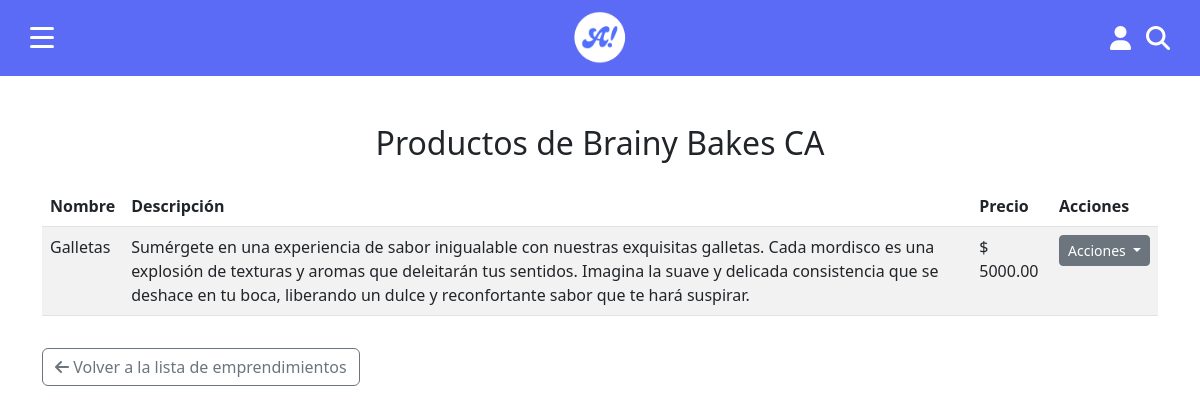
Before: /emprendedores/4/productos/ with the older database file.
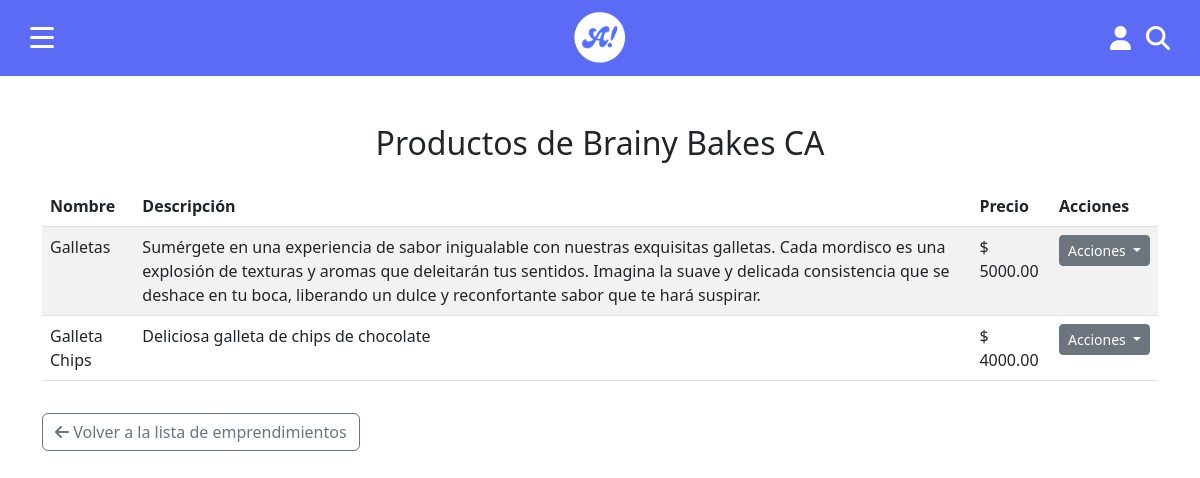
After: the same page with the newer database file.
### RegistroEmprendedores/models.py (models this page shows, shortened)
class Entrepreneur(TimeStampedModel): # CAMBIO: Se hereda
    user = models.ForeignKey(settings.AUTH_USER_MODEL, on_delete=models.CASCADE, default=1)
    business_name = models.CharField(max_length=255)
    location = models.CharField(max_length=255, blank=True, null=True)
    description = models.TextField(blank=True, null=True)
    lunes_inicio = models.TimeField(blank=True, null=True)
    lunes_fin = models.TimeField(blank=True, null=True)
    martes_inicio = models.TimeField(blank=True, null=True)
    martes_fin = models.TimeField(blank=True, null=True)
    miercoles_inicio = models.TimeField(blank=True, null=True)
    miercoles_fin = models.TimeField(blank=True, null=True)
    jueves_inicio = models.TimeField(blank=True, null=True)
    jueves_fin = models.TimeField(blank=True, null=True)
    viernes_inicio = models.TimeField(blank=True, null=True)
    viernes_fin = models.TimeField(blank=True, null=True)
    contact_info = models.CharField(max_length=255, blank=True, null=True)
    logo = models.ImageField(upload_to='logos/', blank=True, null=True)

class Product(TimeStampedModel): # CAMBIO: Se hereda
    entrepreneur = models.ForeignKey(Entrepreneur, on_delete=models.CASCADE, related_name='products')
    name = models.CharField(max_length=255)
    price = models.DecimalField(max_digits=10, decimal_places=2)
    category = models.CharField(max_length=100)
    description = models.TextField()
    image_url = models.URLField(blank=True, null=True) # Nuevo campo para URL de Cloudinary

### RegistroEmprendedores/views.py (the view)
# urls.py: path('emprendedores/<int:pk>/productos/', views.view_products, name='view_products'),
def view_products(request, pk):
    entrepreneur = get_object_or_404(Entrepreneur, pk=pk)
    products = Product.objects.filter(entrepreneur=entrepreneur)
    return render(request, 'view_products.html', {'entrepreneur': entrepreneur, 'products': products})

### RegistroEmprendedores/templates/view_products.html (shortened to what this page needs)
{% load static %}
<!DOCTYPE html>
<html lang="es">
<head>
  <link href="https://cdn.jsdelivr.net/npm/bootstrap@5.3.0/dist/css/bootstrap.min.css" rel="stylesheet">
  <link rel="stylesheet" type="text/css" href="{% static 'cuentas/css/style.css' %}">
  <link rel="stylesheet" href="{% static 'negocios/css/carrusel.css' %}">
  <link rel="stylesheet" href="https://cdnjs.cloudflare.com/ajax/libs/font-awesome/6.4.2/css/all.min.css">
</head>
<body>
  <div class="top-bar">
    <div class="contenedor-izquierda">
      <div class="icono-menu" id="icono-menu">
        <div class="linea"></div>
        <div class="linea"></div>
        <div class="linea"></div>
      </div>
    </div>
    <img src="{% static 'cuentas/img/logo.png' %}" alt="Logo" class="logo">
    <div class="iconos-derecha">
      <i id="icono-usuario" class="fa-solid fa-user"></i>
      <i class="fa-solid fa-magnifying-glass"></i>
    </div>
  </div>
  <div class="container mt-5">
    <h2 class="text-center">Productos de {{ entrepreneur.business_name }}</h2>
    <table class="table table-striped mt-4">
      <thead>
        <tr>
          <th>Nombre</th>
          <th>Descripción</th>
          <th>Precio</th>
          <th>Acciones</th>
        </tr>
      </thead>
      <tbody>
        {% for product in products %}
          <tr>
            <td>{{ product.name }}</td>
            <td>{{ product.description }}</td>
            <td>$ {{ product.price }}</td>
            <td>
              <div class="dropdown">
                <button class="btn btn-secondary btn-sm dropdown-toggle" type="button" id="dropdownMenuButton{{ product.pk }}" data-bs-toggle="dropdown" aria-expanded="false">
                  Acciones
                </button>
              </div>
            </td>
          </tr>
        {% endfor %}
      </tbody>
    </table>
    <a href="{% url 'entrepreneur_list' %}" class="btn btn-outline-secondary mt-3">
      <i class="fa-solid fa-arrow-left"></i> Volver a la lista de emprendimientos
    </a>
  </div>
</body>
</html>

### cuentas/static/cuentas/css/style.css (style rules this page uses)
body { margin: 0; padding: 0; }
.top-bar { width: 100%; height: 2cm; background-color: #5B6BF5; top: 0; left: 0; z-index: 1000; display: flex; justify-content: space-between; align-items: center; position: relative; padding: 0 30px; box-sizing: border-box; }
.logo { max-height: 80%; max-width: 150px; position: absolute; left: 50%; transform: translateX(-50%); }
.contenedor-izquierda { position: relative; display: flex; align-items: center; height: 100%; }
.icono-menu { display: flex; flex-direction: column; justify-content: space-between; height: 21px; width: 24px; cursor: pointer; z-index: 1001; }
.icono-menu .linea { width: 24px; height: 3px; background-color: white; border-radius: 2px; }
.iconos-derecha { display: flex; align-items: center; gap: 15px; }
.iconos-derecha i { font-size: 24px; color: white; cursor: pointer; }

Changed rows visible on the page:
added Product: name "Galleta Chips", description "Deliciosa galleta de chips de chocolate", price "4000.00"
